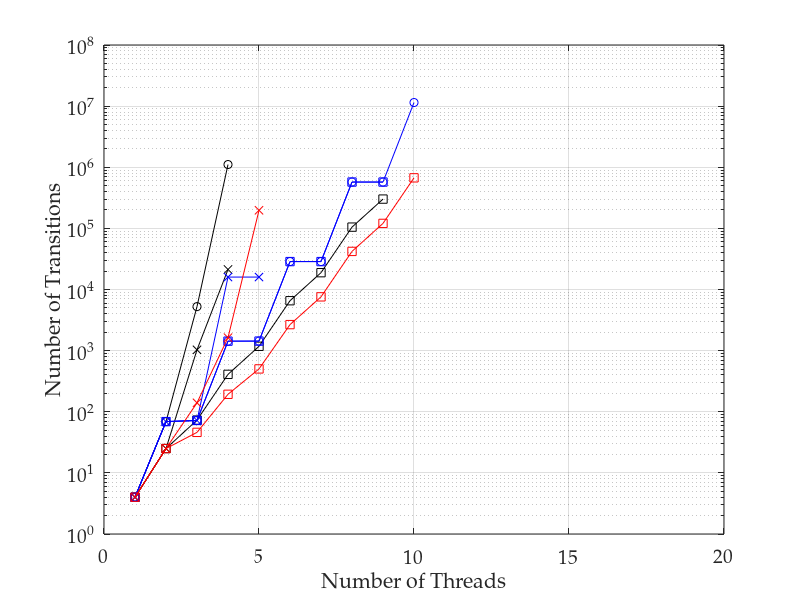

MATLAB code for this plot: (Note: this script raises an error after producing the figure.)
%% importing data
transitions = dlmread('t43_tpl2_ops3.csv', ',', 0, 0);
% convert 0 values to NaNs, as these don't plot
transitions(transitions==0)=nan;
threads = [1:10];

%% plotting lines

semilogy(threads, transitions(:, 1), 'ko-')
hold on
semilogy(threads, transitions(:, 2), 'kx-')
semilogy(threads, transitions(:, 3), 'ks-')
semilogy(threads, transitions(:, 4), 'bo-')
semilogy(threads, transitions(:, 5), 'bx-')
semilogy(threads, transitions(:, 6), 'bs-')
semilogy(threads, transitions(:, 7), 'rx-')
semilogy(threads, transitions(:, 8), 'rs-')
hold off
grid on

%% adding axis labels
ax = gca;
set(ax, 'FontName', 'Palatino Linotype', 'FontSize', 14);
xlabel('Number of Threads');
ylabel('Number of Transitions');
axis([0 20 1 100000000])
ax.YTick = [1 100 10000 1000000 100000000];

%% output pdf file
h = figure(1);
h.Units = 'centimeters'; % set figure position to cm
%h.Position(2) = [h.Position(2)-9]; % set figure position bevore resize
h.Position([3:4]) = [10,7]; % resize figure
Plot2LaTeX( h, 't43_tpl2_ops3' )